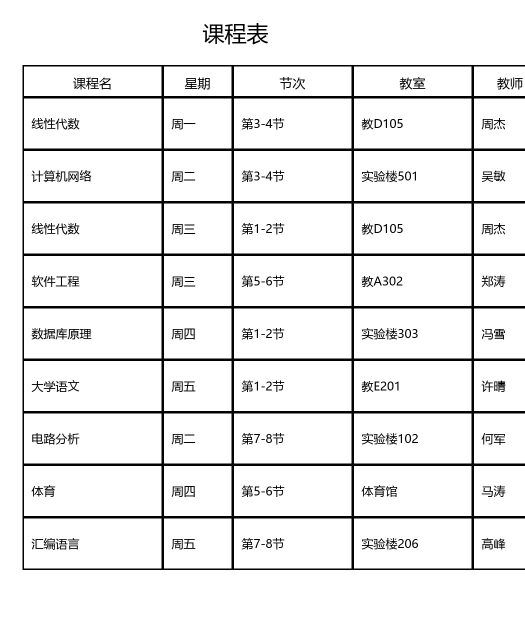
#> input picture test/Test3/need/_probe.jpg, 1050 x 1250 px (shown at 1/2 size)
$ python -i gen_timetables.py   (imports and definitions only)
#> lines starting #> are read from the running program, lines starting #| are printed output that depends on the picture
#> further down, picture is the input picture: PIL image 1050x1250 RGB; min 0, max 255, mean 235.3
# -*- coding: utf-8 -*-
"""gen_timetables.py — 程序化生成 20 张评测课表 need/tt01.jpg ~ tt20.jpg，并自动填充真值

覆盖类型分配表的全部 20 种难度（高清/拍照/斜拍/弱光/翻拍/手写），
效果用 PIL 后处理模拟；生成图与真值天然一致（extract_gt.json 由本脚本直接写出）。
用法：python test/Test3/gen_timetables.py
"""
import json
import math
import random
import sys
from pathlib import Path

from PIL import Image, ImageChops, ImageDraw, ImageEnhance, ImageFilter, ImageFont

TEST3 = Path(__file__).parent
NEED = TEST3 / "need"
CASES = TEST3 / "cases"
# [6 lines not run here, left out]

FONT_DIR = Path("C:/Windows/Fonts")


# [10 lines left out: function font, not called in this run]


# ---------- 课程集（name, weekday 1-5, start, end, classroom, teacher, note） ----------
SET_A = [
    ("高等数学", 1, 1, 2, "教A101", "王明", ""),
    ("大学英语", 2, 1, 2, "外语楼204", "李华", ""),
    ("数据结构", 3, 1, 2, "实验楼302", "张伟", ""),
    ("大学物理", 4, 3, 4, "教C303", "陈芳", ""),
    ("高等数学", 3, 3, 4, "教A101", "王明", ""),
    ("体育", 5, 3, 4, "操场", "刘强", ""),
    ("操作系统", 1, 5, 6, "实验楼405", "赵强", ""),
    ("概率统计", 4, 7, 8, "教B202", "孙丽", ""),
]
SET_B = [
    ("线性代数", 1, 3, 4, "教D105", "周杰", ""),
    ("计算机网络", 2, 3, 4, "实验楼501", "吴敏", ""),
    ("线性代数", 3, 1, 2, "教D105", "周杰", ""),
    ("软件工程", 3, 5, 6, "教A302", "郑涛", ""),
    ("数据库原理", 4, 1, 2, "实验楼303", "冯雪", ""),
    ("大学语文", 5, 1, 2, "教E201", "许晴", ""),
    ("电路分析", 2, 7, 8, "实验楼102", "何军", ""),
    ("体育", 4, 5, 6, "体育馆", "马涛", ""),
    ("汇编语言", 5, 7, 8, "实验楼206", "高峰", ""),
]
SET_C = [
    ("算法设计", 1, 1, 4, "教B101", "钱进", ""),        # 连堂 1-4
    ("算法设计", 3, 1, 2, "教B101", "钱进", ""),
    ("大学英语", 2, 3, 4, "外语楼308", "林芳", ""),
    ("计算机组成", 4, 1, 2, "实验楼402", "罗成", ""),
    ("毛概", 2, 5, 6, "教A201", "蒋红", ""),
    ("数据结构", 5, 3, 4, "实验楼301", "张伟", "单周"),
    ("编译原理", 3, 7, 8, "教C103", "沈艳", "双周"),
    ("离散数学", 1, 7, 8, "教B203", "韩梅", ""),
]
SET_D = [
    ("微机原理", 1, 5, 6, "实验楼205", "杜鹏", ""),
    ("大学物理", 2, 1, 2, "教C302", "陈芳", ""),
    ("大学物理", 4, 1, 2, "教C302", "陈芳", ""),
    ("体育", 3, 3, 4, "操场", "刘强", ""),
    ("英语听力", 4, 3, 4, "外语楼401", "白雪", ""),
    ("C++程序设计", 5, 5, 6, "实验楼303", "谭浩", ""),
    ("电工电子", 2, 5, 6, "实验楼108", "田甜", ""),
    ("形势政策", 5, 1, 2, "教A101", "国强", ""),
]
SET_E = [
    ("深度学习", 1, 1, 4, "实验楼502", "严智", ""),     # 连堂
    ("机器学习", 2, 1, 2, "实验楼502", "严智", ""),
    ("计算机视觉", 3, 3, 4, "实验楼505", "康维", ""),
    ("自然语言处理", 4, 1, 2, "实验楼505", "康维", ""),
    ("机器学习", 4, 5, 6, "实验楼502", "严智", ""),
    ("数据挖掘", 5, 1, 2, "实验楼508", "金矿", ""),
    ("深度学习", 3, 5, 6, "实验楼502", "严智", ""),
    ("论文写作", 5, 7, 8, "教B302", "温书", ""),
    ("大数据平台", 2, 7, 8, "实验楼506", "涂数", ""),
]

DAYS = ["周一", "周二", "周三", "周四", "周五"]
SLOTS = ["第1-2节", "第3-4节", "第5-6节", "第7-8节", "第9-10节"]
PALETTE = [(222, 235, 247), (226, 240, 217), (253, 236, 230),
           (245, 233, 250), (255, 246, 219)]


# ---------- 渲染 ----------
# [72 lines left out: functions render_grid, render_list, not called in this run]


# ---------- 效果 ----------
def noise(img, amp=1.0):
    # PIL 的 add 是 (img+n)/scale+offset，会把整图除暗；改为先重缩放噪声再叠加
    n = Image.effect_noise(img.size, 60).convert("RGB")
    d = n.point(lambda v: int(128 + (v - 128) * amp))
    return ImageChops.add(img, d, 1, -128)


def darken(img, f):
    return ImageEnhance.Brightness(img).enhance(f)


def tint_yellow(img):
    r, g, b = img.split()
    return Image.merge("RGB", (r, g, b.point(lambda v: int(v * 0.72))))


# [71 lines left out: functions vignette, glare, moire, fold, _gauss_solve, perspective and 1 more, not called in this run]


def rotate_small(img, deg):
    return img.rotate(deg, expand=True, fillcolor=(255, 255, 255))


# [17 lines left out: function wall_mount, not called in this run]


def phone_frame(img):
    """手机翻拍：深色边框 + 顶部开孔 + 斜向反光条"""
    w, h = img.size
#> w = 1050; h = 1250
    fw, fh = w + 90, h + 190
#> fw = 1140; fh = 1440
    frame = Image.new("RGB", (fw, fh), (28, 28, 30))
    frame.paste(img, (45, 95))
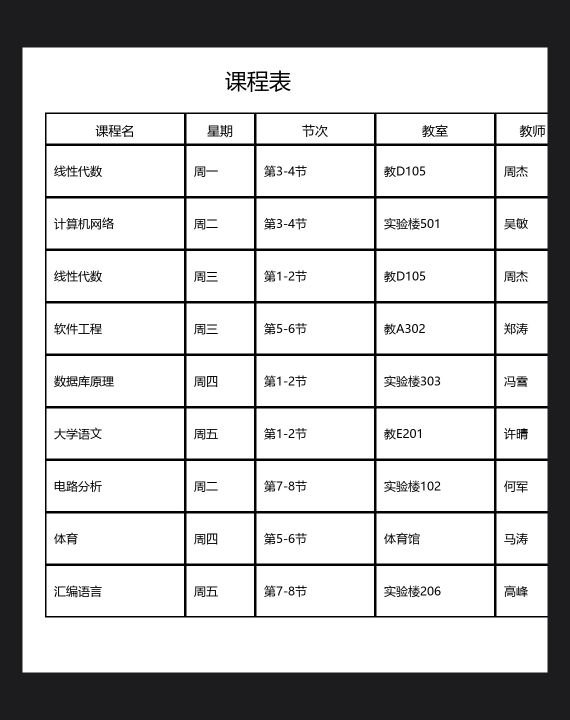
#> frame: PIL image 1140x1440 RGB (shown at 1/2 size); mean R, G, B 193.7, 193.7, 194.1
    d = ImageDraw.Draw(frame)
    d.rounded_rectangle([10, 10, fw - 10, fh - 10], radius=40, outline=(60, 60, 64), width=4)
    d.ellipse([fw // 2 - 30, 40, fw // 2 + 30, 78], fill=(15, 15, 17))  # 摄像头开孔
    band = Image.new("L", (fw, fh), 0)
#> band: PIL image 1140x1440 L; every value is 0
    bd = ImageDraw.Draw(band)
    bd.polygon([(fw * 0.55, 0), (fw * 0.8, 0), (fw * 0.25, fh), (fw * 0.0, fh)], fill=70)
    band = band.filter(ImageFilter.GaussianBlur(35))
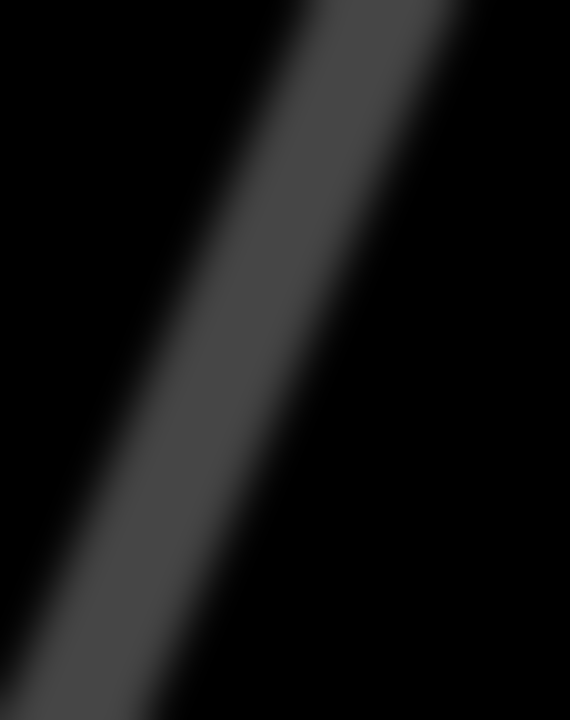
#> band: PIL image 1140x1440 L (shown at 1/2 size); min 0, max 70, mean 17.5
    return noise(ImageChops.screen(frame, Image.merge("RGB", (band,) * 3)), 0.5)
#> in noise, `n = Image.effect_noise(img.size, 60).convert("RGB")`:
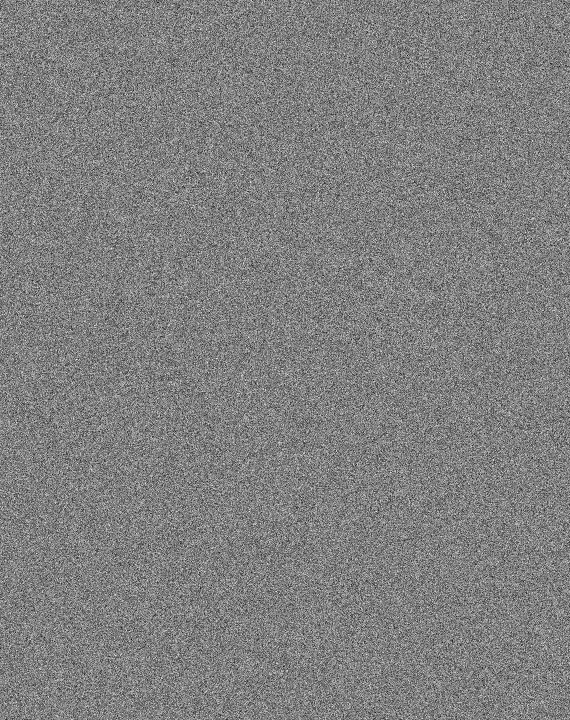
#> n: PIL image 1140x1440 RGB (shown at 1/2 size); min 0, max 255, mean 127.5
#> in noise, `return ImageChops.add(img, d, 1, -128)`:
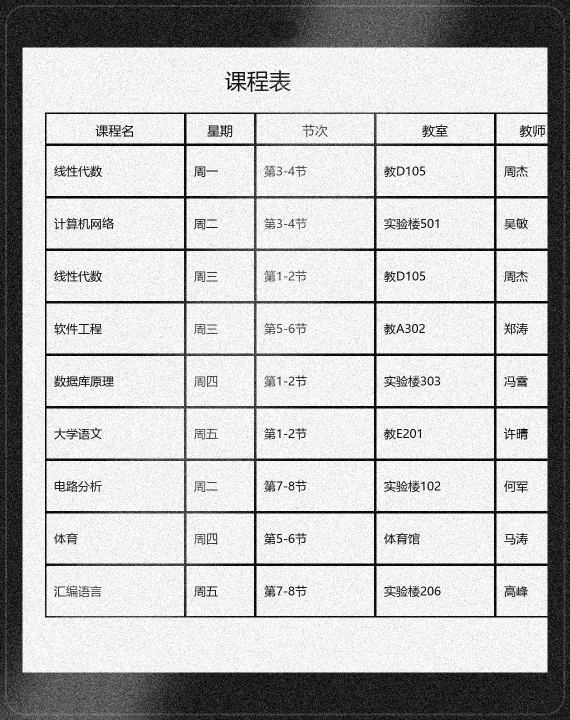
#> returned value: PIL image 1140x1440 RGB (shown at 1/2 size); mean R, G, B 189.3, 189.3, 189.7


# [17 lines left out: functions hand_annotate, handwritten, not called in this run]


# ---------- 20 张的规格：(tag, 底图渲染, 效果链, 保存质量) ----------


SPEC = {
    "tt01.jpg": ("高清扫描_横版_无畸变", lambda: render_grid(SET_A), [], 90),
    "tt02.jpg": ("高清扫描_竖版_含教师地点列", lambda: render_list(SET_B), [], 90),
    "tt03.jpg": ("高清截图_教务系统导出_合并单元格",
                 lambda: render_grid(SET_C, color=True), [], 92),
    "tt04.jpg": ("高清截图_PDF转图片_含跨节课程",
                 lambda: render_grid(SET_E, color=True, title="本学期课表"), [], 92),
    "tt05.jpg": ("正常拍照_竖版_光线好",
                 lambda: render_grid(SET_D, transpose=True),
                 [lambda i: rotate_small(i, 1.0), lambda i: noise(i, 0.6)], 65),
    "tt06.jpg": ("正常拍照_横版_光线好",
                 lambda: render_grid(SET_A, title="2026春季学期课表"),
                 [lambda i: rotate_small(i, -0.8), lambda i: noise(i, 0.6)], 65),
    "tt07.jpg": ("正常拍照_竖版_纸张略皱",
                 lambda: render_grid(SET_B, transpose=True),
                 [fold, lambda i: noise(i, 0.7), lambda i: darken(i, 0.96)], 60),
    "tt08.jpg": ("正常拍照_含手写批注",
                 lambda: render_grid(SET_D),
                 [lambda i: hand_annotate(i, [("第16周考试", (0.55, 0.02), -6),
                                              ("记得带实验报告!", (0.03, 0.86), 3)]),
                  lambda i: noise(i, 0.5)], 68),
    "tt09.jpg": ("斜拍_竖版_明显透视",
                 lambda: render_grid(SET_A, transpose=True),
                 [lambda i: perspective(i, [(int(i.width * 0.10), int(i.height * 0.04)),
                                            (int(i.width * 0.97), 0),
                                            (i.width, int(i.height * 0.93)),
                                            (0, int(i.height * 0.99))]),
                  lambda i: noise(i, 0.7), lambda i: darken(i, 0.93)], 58),
    "tt10.jpg": ("斜拍_横版_角度大",
                 lambda: render_grid(SET_B),
                 [lambda i: perspective(i, [(int(i.width * 0.16), int(i.height * 0.10)),
                                            (i.width, int(i.height * 0.02)),
                                            (int(i.width * 0.92), i.height),
                                            (int(i.width * 0.02), int(i.height * 0.88))]),
                  lambda i: noise(i, 0.8), lambda i: darken(i, 0.9)], 55),
    "tt11.jpg": ("斜拍_竖版_部分反光",
                 lambda: render_grid(SET_C),
                 [lambda i: rotate_small(i, 2.2),
                  lambda i: glare(i, [(i.width * 0.5, -80, i.width * 1.05, i.height * 0.4),
                                      (-60, i.height * 0.6, i.width * 0.4, i.height * 1.05)]),
                  lambda i: noise(i, 0.5)], 58),
    "tt12.jpg": ("斜拍_贴墙课表_远距拍摄",
                 lambda: render_grid(SET_D), [wall_mount], 55),
    "tt13.jpg": ("弱光_室内夜晚_噪点明显",
                 lambda: render_grid(SET_A),
                 [lambda i: darken(i, 0.52), lambda i: noise(i, 1.6),
                  lambda i: tint_yellow(i)], 55),
    "tt14.jpg": ("弱光_阴影遮挡_边缘发暗",
                 lambda: render_grid(SET_B),
                 [lambda i: darken(i, 0.62), vignette, lambda i: noise(i, 0.9)], 58),
    "tt15.jpg": ("弱光_灯光偏黄_色偏",
                 lambda: render_grid(SET_C, color=True),
                 [lambda i: darken(i, 0.72), tint_yellow, lambda i: noise(i, 0.8)], 58),
    "tt16.jpg": ("屏幕翻拍_电脑屏_摩尔纹",
                 lambda: render_grid(SET_D, color=True),
                 [moire, lambda i: noise(i, 0.5), lambda i: darken(i, 0.94)], 60),
    "tt17.jpg": ("屏幕翻拍_手机屏_反光",
                 lambda: render_grid(SET_B, title="教务在线"), [phone_frame], 60),
    "tt18.jpg": ("复杂样式_合并单元格_单双周标注",
                 lambda: render_grid(SET_C, color=True, title="班级课表(含单双周)"), [], 85),
    "tt19.jpg": ("复杂样式_跨节连堂_教师地点齐全",
                 lambda: render_grid(SET_E, color=True, title="研究生课表"), [], 85),
    "tt20.jpg": ("手写课表_白板或纸手写",
                 lambda: render_grid(SET_A, hand=True, title="我的课表"), [handwritten], 65),
}


# [29 lines left out: function main, not called in this run]


# [2 lines not run here, left out]

>>> from PIL import Image
>>> picture = Image.open('need/_probe.jpg')
>>> result = phone_frame(picture)

$ run again, on test/Test3/need/tt00.jpg
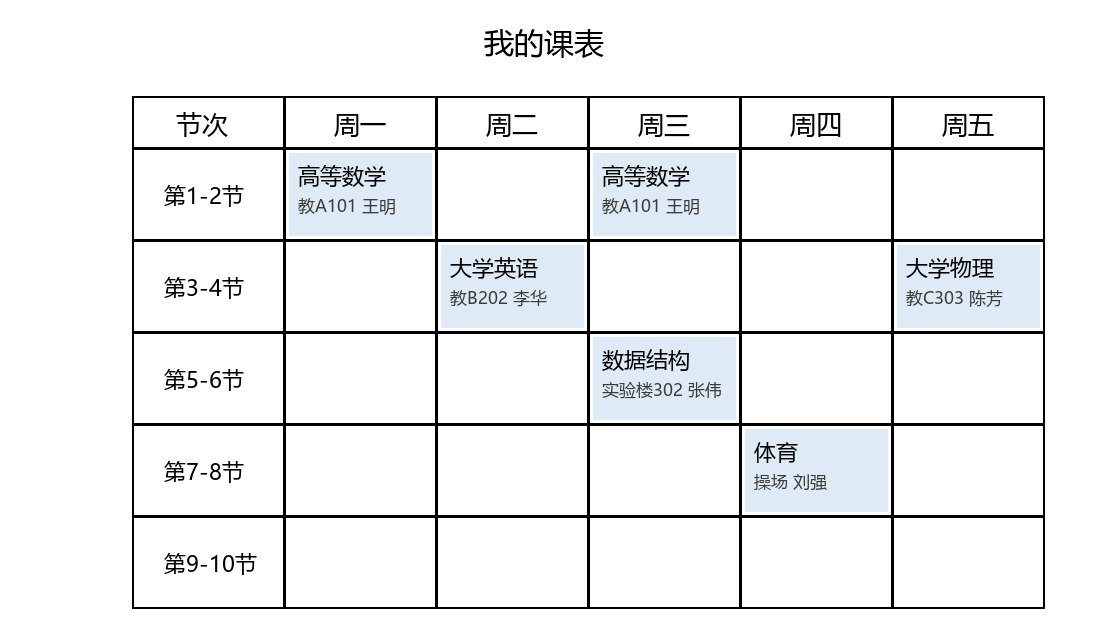
#> input picture test/Test3/need/tt00.jpg, 1100 x 640 px
#> picture is the input picture: PIL image 1100x640 RGB; mean R, G, B 238.2, 239.3, 240.3
#> in noise, `n = Image.effect_noise(img.size, 60).convert("RGB")`:
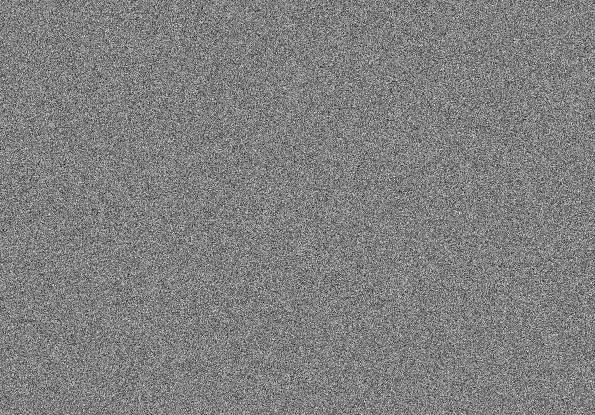
#> n: PIL image 1190x830 RGB (shown at 1/2 size); min 0, max 255, mean 127.5
#> in noise, `return ImageChops.add(img, d, 1, -128)`:
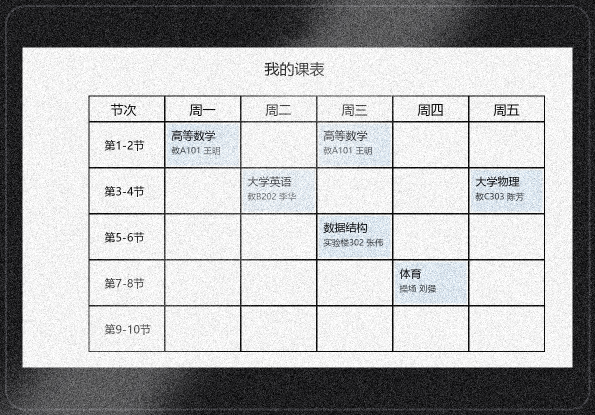
#> returned value: PIL image 1190x830 RGB (shown at 1/2 size); mean R, G, B 176.2, 176.7, 177.7

$ run again, on test/Test3/need/tt01.jpg
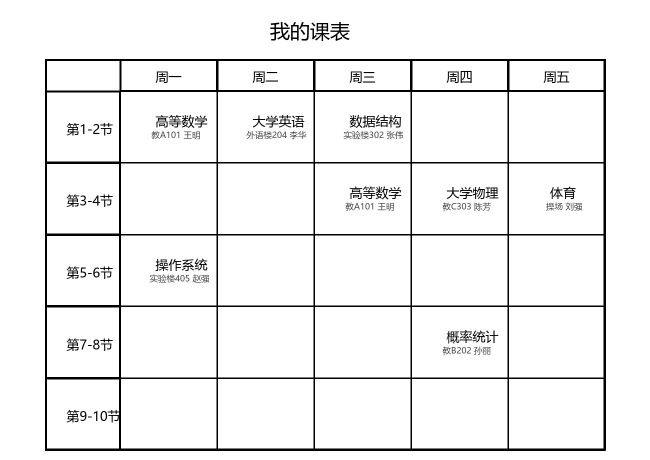
#> input picture test/Test3/need/tt01.jpg, 1300 x 920 px (shown at 1/2 size)
#> picture is the input picture: PIL image 1300x920 RGB; min 0, max 255, mean 241
#> in noise, `n = Image.effect_noise(img.size, 60).convert("RGB")`:
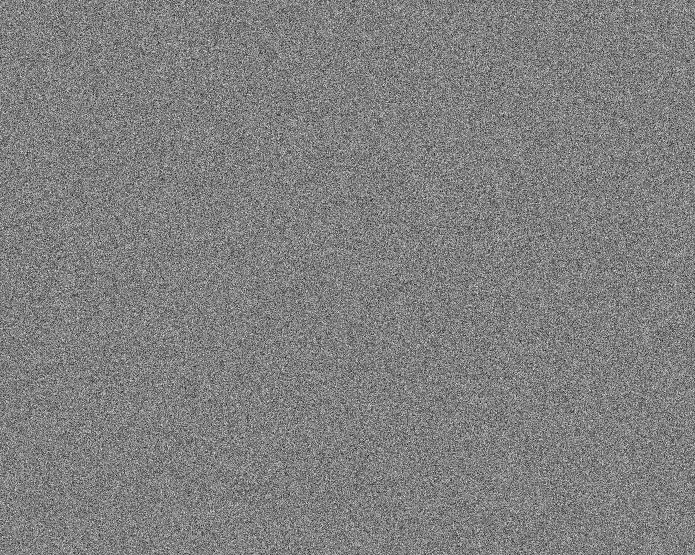
#> n: PIL image 1390x1110 RGB (shown at 1/2 size); min 0, max 255, mean 127.5
#> in noise, `return ImageChops.add(img, d, 1, -128)`:
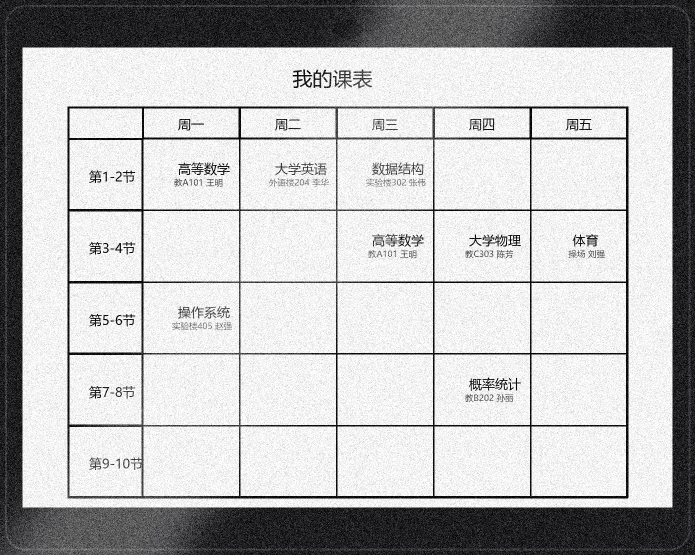
#> returned value: PIL image 1390x1110 RGB (shown at 1/2 size); mean R, G, B 189, 189, 189.4

$ run again, on test/Test3/need/tt02.jpg
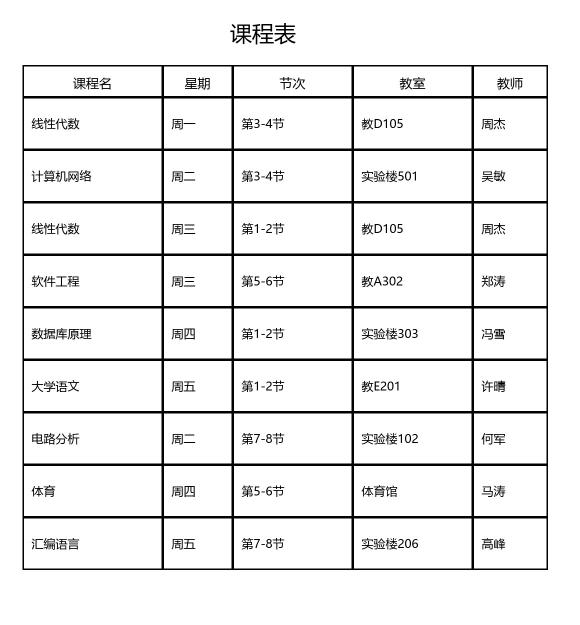
#> input picture test/Test3/need/tt02.jpg, 1160 x 1250 px (shown at 1/2 size)
#> picture is the input picture: PIL image 1160x1250 RGB; min 0, max 255, mean 236.2
#> in noise, `n = Image.effect_noise(img.size, 60).convert("RGB")`:
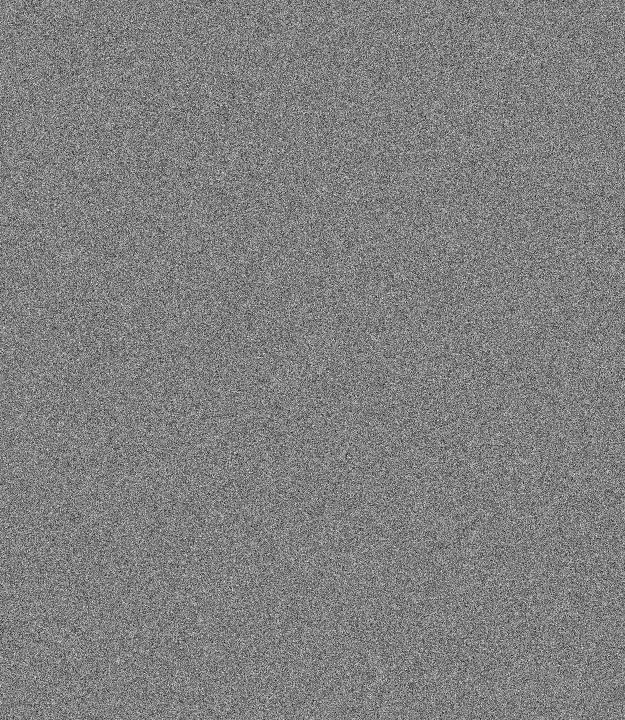
#> n: PIL image 1250x1440 RGB (shown at 1/2 size); min 0, max 255, mean 127.5
#> in noise, `return ImageChops.add(img, d, 1, -128)`:
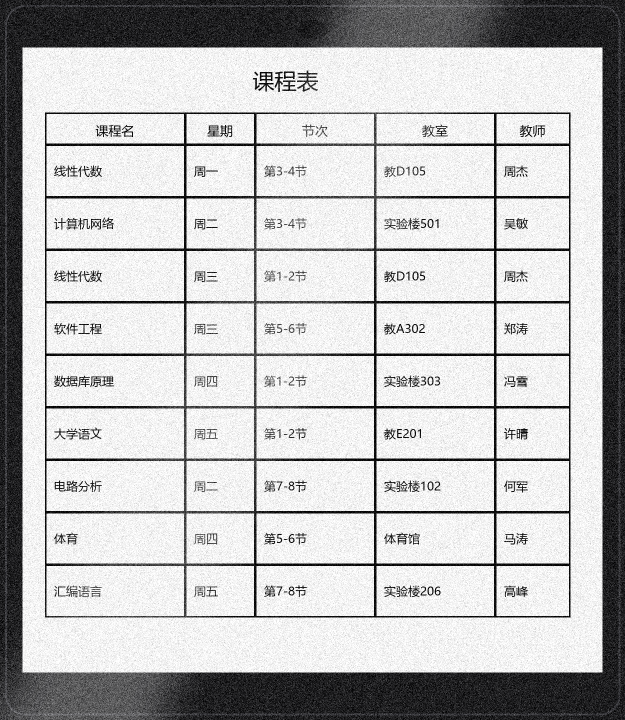
#> returned value: PIL image 1250x1440 RGB (shown at 1/2 size); mean R, G, B 191.2, 191.2, 191.5
